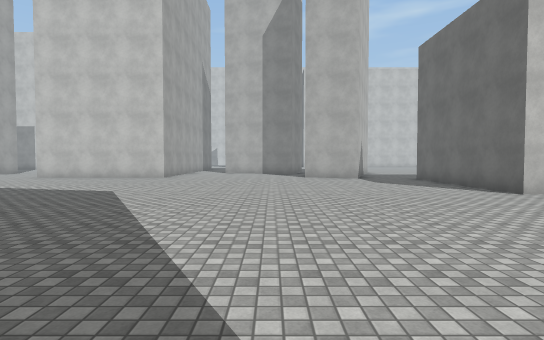
View 1 (above)

24 first-person views from a walk through a 3-D level made in the Unity game engine. The camera is 1.5 m above the floor, tilts 2° down and sees 80° across. The floor is counted in squares, 2 m on a side. Each view is taken from the middle of a square. On the plan, view 1 faces up. The plan holds only what a view shows up to about 11 squares ahead; the rest is blank. The place goes on beyond the plan. Surface patterns are stand-ins for the level's own textures.

View 2
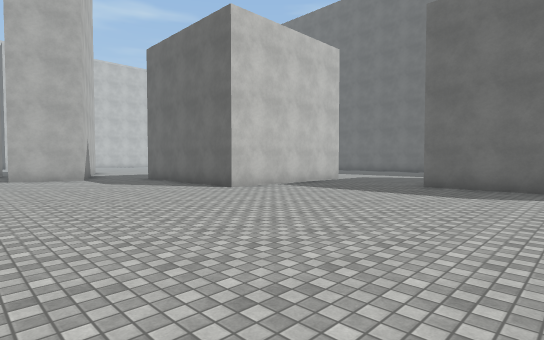

View 3
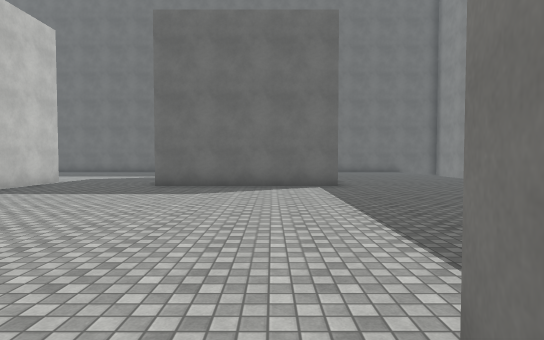

View 4
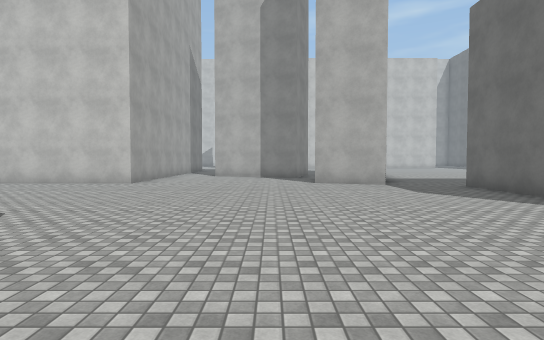

View 5
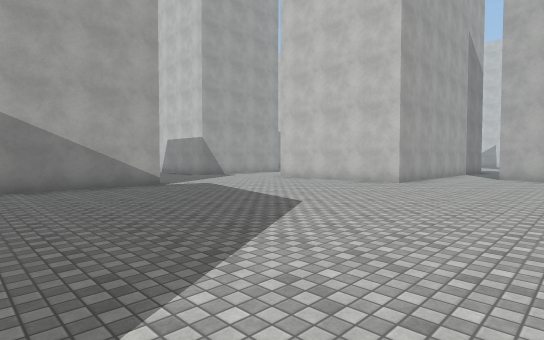

View 6
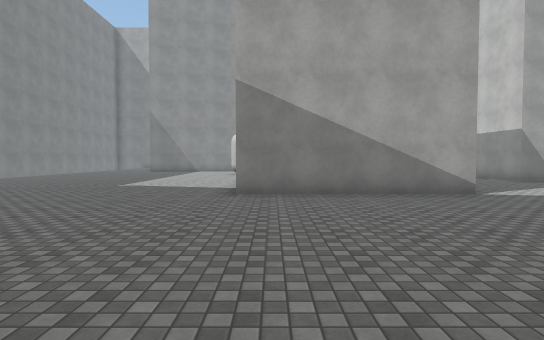

View 7
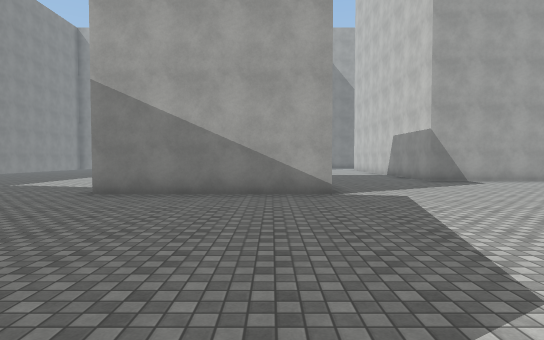

View 8
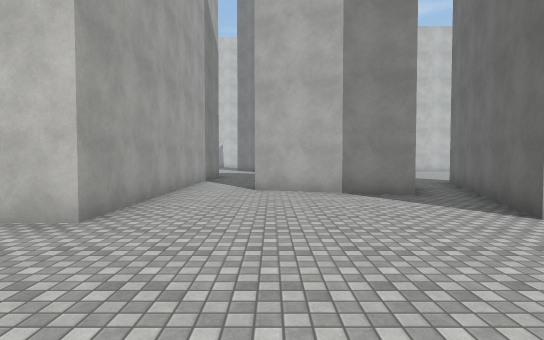

View 9
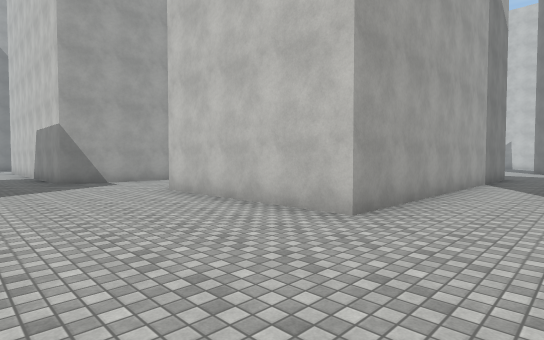

View 10
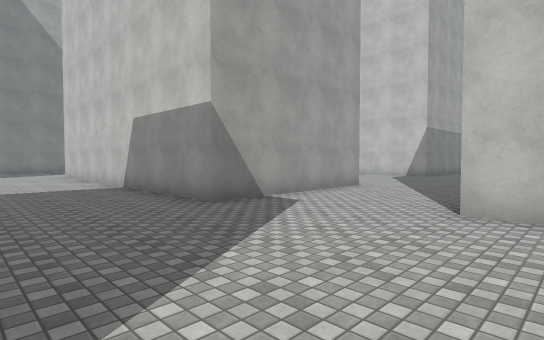

View 11
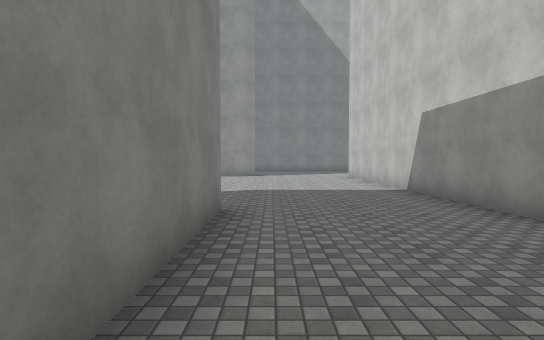

View 12
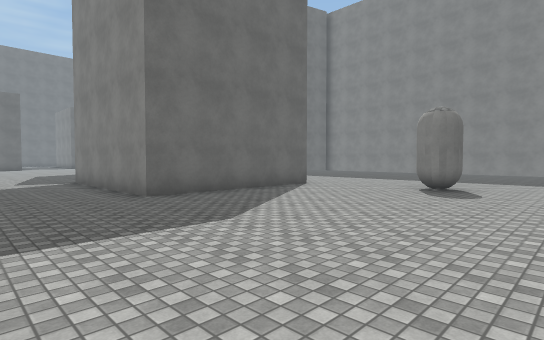

View 13
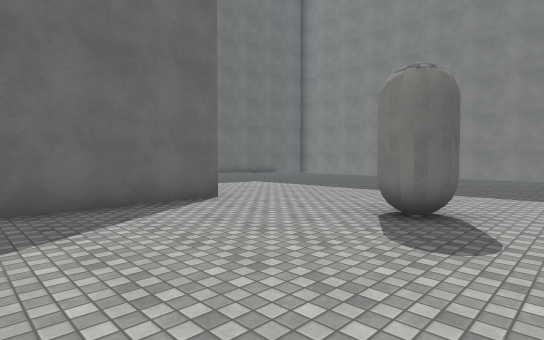

View 14
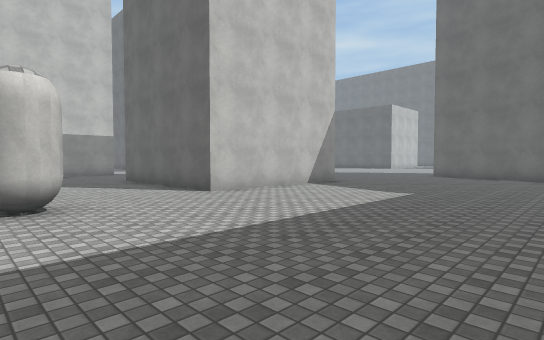

View 15
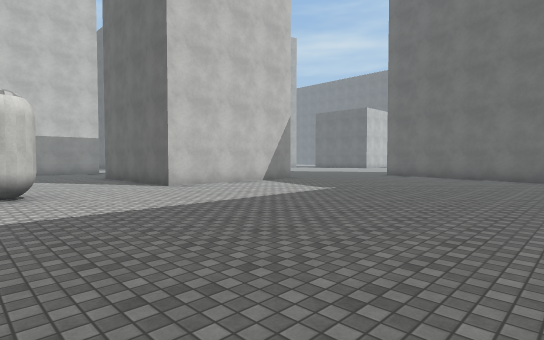

View 16
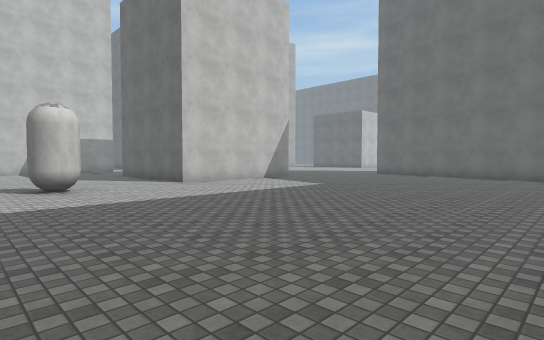

View 17
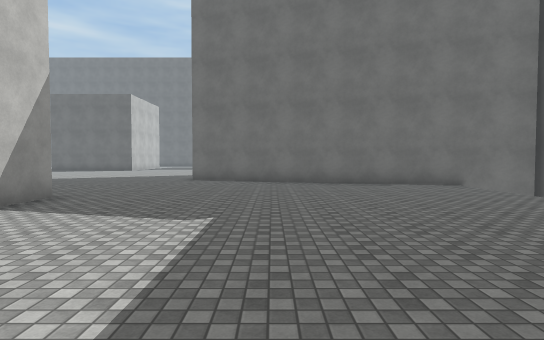

View 18
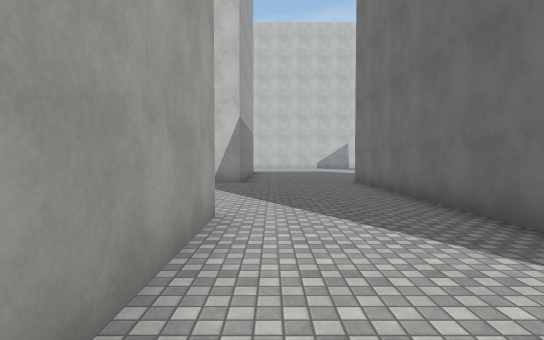

View 19
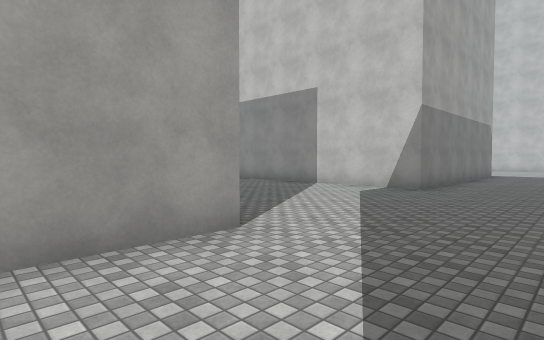

View 20
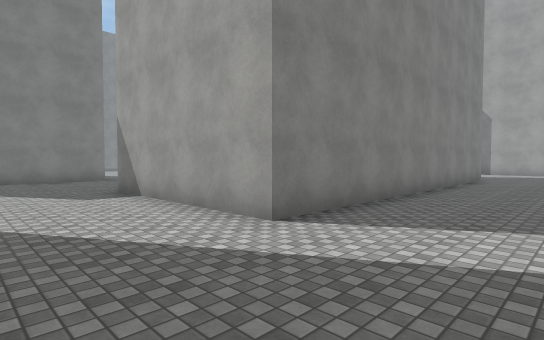

View 21
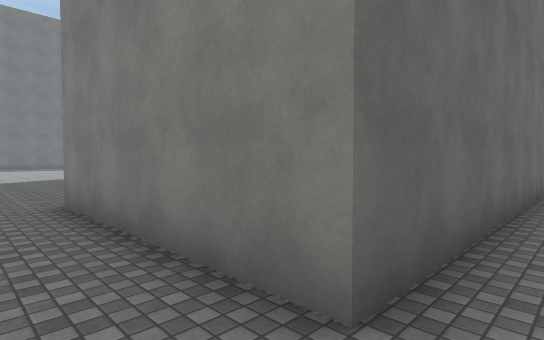

View 22
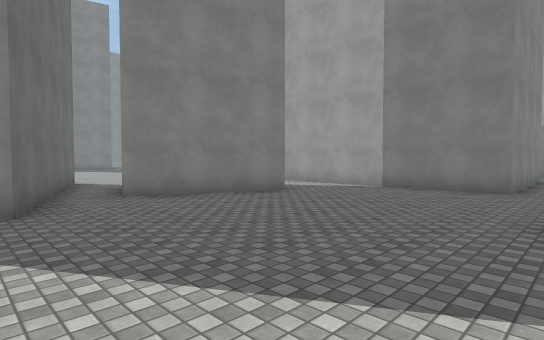

View 23
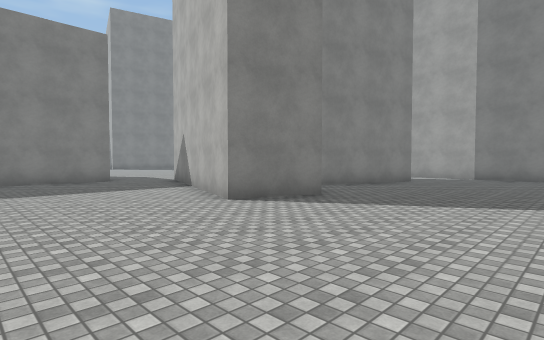

View 24
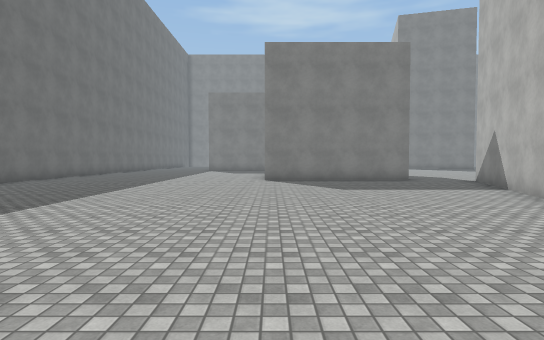

### Floor plan
Points are (right, up) in squares from view 1. A wall is a line through its corners. A room is listed if a view was taken in it or the views show most of it. See-through windows are left out.
Room 1 (views 1, 2, 3, 4, 5, 6, 7, 8, 9, 10, 11, 12, 13, 14, 15, 16, 17, 18, 19, 20, 21, 22, 23, 24)
walls: (1.3, 13) (3.4, 18.9) (5.4, 18.2) (3.2, 12.3) (1.3, 13); (1, 15.6) (-2.4, 16.8); (0.5, -0.4) (1, -0.6); (-8.7, 7.3) (-8.7, 2.2) (-13.8, 2.2) (-13.8, 7.3) (-8.7, 7.3); (10.2, 6.7) (5.3, 6.7) (5.3, 11.8) (8.1, 11.8); (-1.7, 18.7) (1.7, 17.5); (-9.2, 15.2) (-9.2, 22.7) (-4.2, 22.7) (-4.2, 12.8) (-9.2, 12.8); (8.9, -1.9) (8.9, 3.2); (-6.3, -8.5) (-4, 0.3); (18.2, 12) (18.2, 13.2); (-13, 24.5) (-13, 22.1) (-17.5, 22.1); (-20.5, 16.3) (-12.7, 16.3) (-12.7, 11.3) (-20.4, 11.3)
objects: capsule (-17, 1) to (-17, 2)

Where each view was taken, in squares from view 1:
view 1: 0 up, 0 right, facing up
view 2: 0 up, 0 right, facing up-right
view 3: 0 up, 0 right, facing right
view 4: 3 up, 0 right, facing up
view 5: 3 up, 0 right, facing up-left
view 6: 3 up, 2 left, facing left
view 7: 6 up, 2 left, facing left
view 8: 9 up, 2 left, facing up
view 9: 9 up, 2 left, facing up-left
view 10: 8 up, 8 left, facing up-left
view 11: 8 up, 9 left, facing left
view 12: 10 up, 20 left, facing down-right
view 13: 6 up, 19 left, facing down-right
view 14: 4 down, 18 left, facing up-right
view 15: 6 down, 18 left, facing up-right
view 16: 7 down, 19 left, facing up-right
view 17: 2 down, 15 left, facing right
view 18: 12 up, 12 left, facing up
view 19: 14 up, 10 left, facing up-left
view 20: 19 up, 10 left, facing down-left
view 21: 24 up, 10 left, facing down-right
view 22: 24 up, 4 right, facing down-left
view 23: 23 up, 9 right, facing down-left
view 24: 23 up, 10 right, facing down
